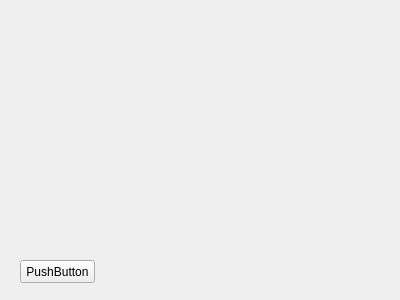
<?xml version="1.0" encoding="UTF-8"?>
<ui version="4.0">
 <class>clients</class>
 <widget class="QWidget" name="clients">
  <property name="geometry">
   <rect>
    <x>0</x>
    <y>0</y>
    <width>400</width>
    <height>300</height>
   </rect>
  </property>
  <property name="windowTitle">
   <string>Form</string>
  </property>
  <widget class="QPushButton" name="pushButton">
   <property name="geometry">
    <rect>
     <x>20</x>
     <y>260</y>
     <width>75</width>
     <height>23</height>
    </rect>
   </property>
   <property name="text">
    <string>PushButton</string>
   </property>
  </widget>
 </widget>
 <resources/>
 <connections/>
</ui>
